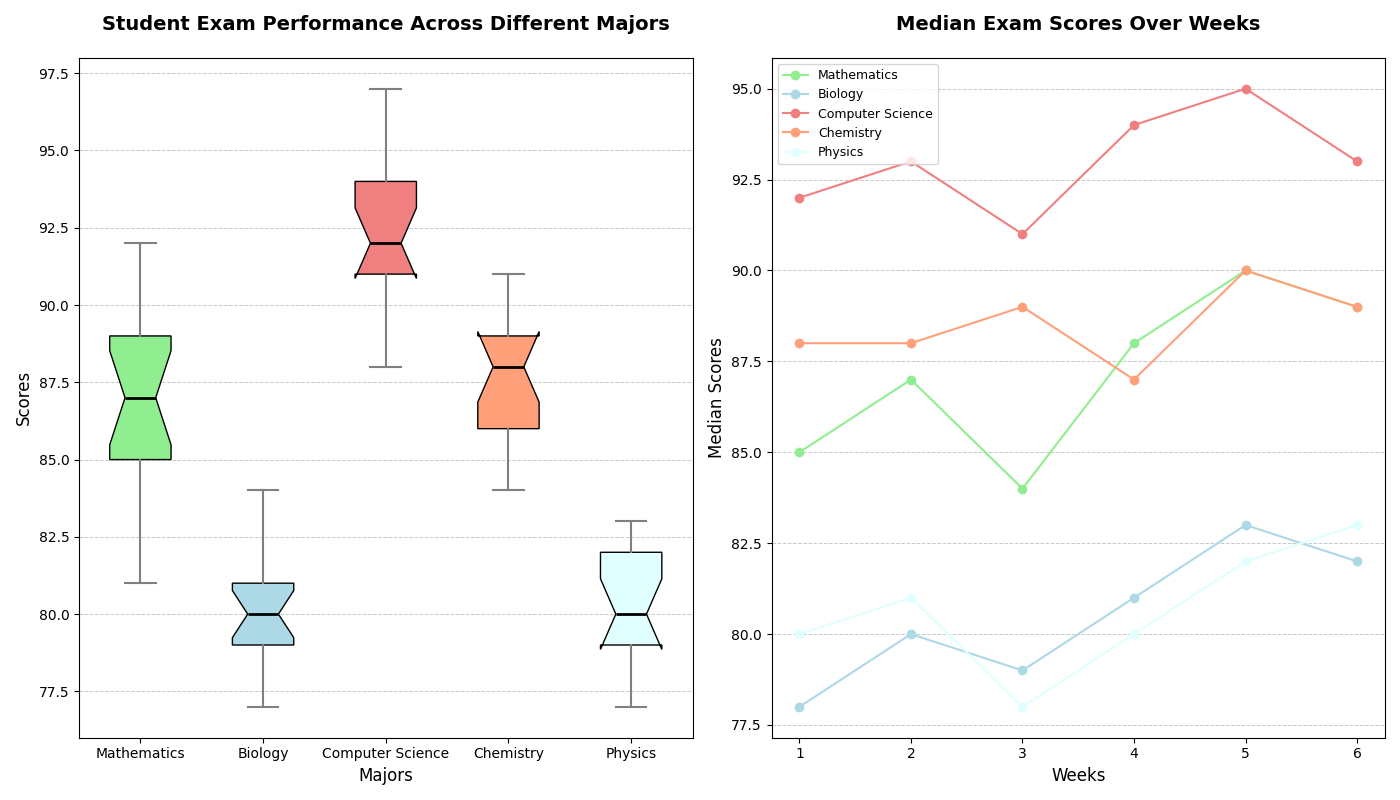

Reproduce this figure in Python.
import matplotlib.pyplot as plt
import numpy as np

# Backstory: The dataset represents the exam scores of students from different majors
# measured across different weeks. The box plot will show the distribution of these scores 
# for a detailed course-performance analysis. There is also a line plot showing the 
# median score changes over weeks for additional insight.

# Define scores for each major across various exam weeks
scores_data = {
    'Mathematics': [85, 88, 83, 90, 89, 86, 84, 92, 81, 87, 85, 89, 88, 84, 85, 90, 87],
    'Biology': [78, 80, 79, 82, 81, 78, 84, 79, 77, 81, 80, 83, 78, 82, 80, 79, 81],
    'Computer Science': [92, 93, 91, 95, 94, 92, 90, 91, 88, 94, 93, 97, 89, 91, 92, 94, 95],
    'Chemistry': [88, 89, 90, 86, 87, 91, 88, 85, 84, 87, 91, 86, 90, 88, 84, 89, 86],
    'Physics': [80, 83, 78, 81, 82, 80, 79, 81, 77, 80, 83, 79, 81, 82, 78, 80, 83]
}

# Calculate median score for each major
med_scores = {major: np.median(scores) for major, scores in scores_data.items()}
majors = list(scores_data.keys())
scores = list(scores_data.values())
med_data = list(med_scores.values())

# Create the figure and the box plot
fig, axs = plt.subplots(1, 2, figsize=(14, 8))

# Box plot
box = axs[0].boxplot(scores, notch=True, vert=True, patch_artist=True, labels=majors)

# Define colors for each major box plot
colors = ['lightgreen', 'lightblue', 'lightcoral', 'lightsalmon', 'lightcyan']
for patch, color in zip(box['boxes'], colors):
    patch.set_facecolor(color)

# Customizing box plots elements
axs[0].set_title('Student Exam Performance Across Different Majors', fontsize=14, fontweight='bold', pad=20)
axs[0].set_xlabel('Majors', fontsize=12)
axs[0].set_ylabel('Scores', fontsize=12)
axs[0].grid(axis='y', linestyle='--', linewidth=0.7, alpha=0.7)

# Set properties for whiskers, caps, and medians
for whisker in box['whiskers']:
    whisker.set(color='grey', linewidth=1.5)
for cap in box['caps']:
    cap.set(color='grey', linewidth=1.5)
for median in box['medians']:
    median.set(color='black', linewidth=2)

# Line plot for median scores over exam weeks for each major
weeks = np.array([1, 2, 3, 4, 5, 6])
math_median = [85, 87, 84, 88, 90, 89]
bio_median = [78, 80, 79, 81, 83, 82]
cs_median = [92, 93, 91, 94, 95, 93]
chem_median = [88, 88, 89, 87, 90, 89]
phys_median = [80, 81, 78, 80, 82, 83]

majors = ['Mathematics', 'Biology', 'Computer Science', 'Chemistry', 'Physics']
median_scores_over_weeks = [math_median, bio_median, cs_median, chem_median, phys_median]

for major, median_score, color in zip(majors, median_scores_over_weeks, colors):
    axs[1].plot(weeks, median_score, marker='o', linestyle='-', color=color, label=major)

# Title and Labels for Line plot
axs[1].set_title('Median Exam Scores Over Weeks', fontsize=14, fontweight='bold', pad=20)
axs[1].set_xlabel('Weeks', fontsize=12)
axs[1].set_ylabel('Median Scores', fontsize=12)
axs[1].legend(loc='upper left', fontsize=9)
axs[1].grid(axis='y', linestyle='--', linewidth=0.7, alpha=0.7)

# Automatically adjust layout to avoid overlap
plt.tight_layout()

# Display the plot
plt.show()
